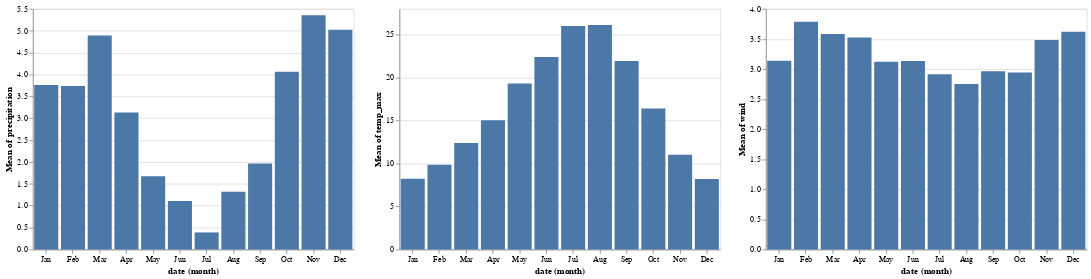

The notebook cell saved with this chart:
### Code cell
alt.Chart(weather).mark_bar().encode(
    x = alt.X('date:O', timeUnit='month'),
    y = alt.Y(alt.repeat('column'), aggregate='mean', type='quantitative')
).repeat(
    column = ['precipitation', 'temp_max', 'wind']
)

### Figure 1 — Vega-Lite specification as saved in the notebook (floating-point values rounded to 4 significant figures; data arrays with more than 128 entries replaced by an {"elided": "..."} marker saying what was removed)
{"$schema": "https://vega.github.io/schema/vega-lite/v2.6.0.json", "config": {"view": {"height": 300, "width": 400}}, "datasets": {"data-830c39fec90146253fb06a06c26374ef": {"elided": "1461 records"}}, "repeat": {"column": ["precipitation", "temp_max", "wind"]}, "spec": {"data": {"name": "data-830c39fec90146253fb06a06c26374ef"}, "encoding": {"x": {"field": "date", "timeUnit": "month", "type": "ordinal"}, "y": {"aggregate": "mean", "field": {"repeat": "column"}, "type": "quantitative"}}, "mark": "bar"}}
